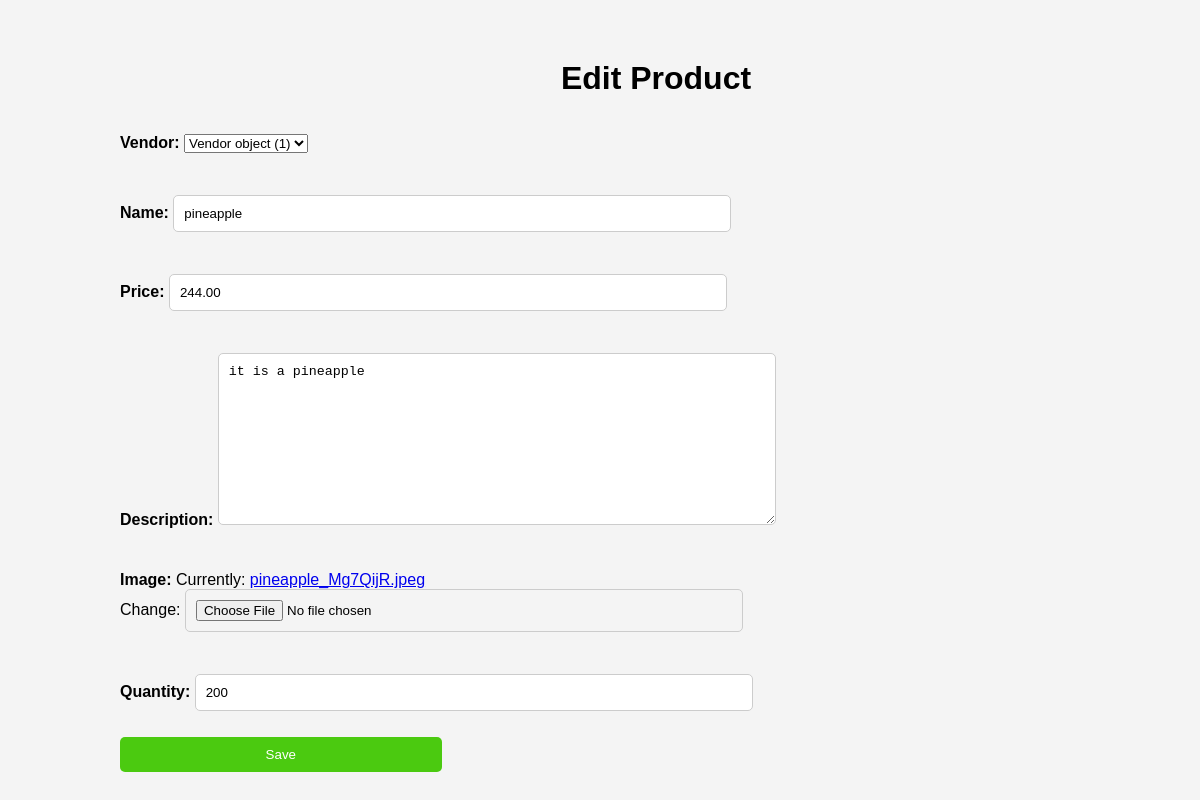
The app's page /inventory/products/edit/7/ with its own data.
### inventory/models.py (models this page shows)
class Product(models.Model):
    Vendor= models.ForeignKey(Vendor,null=True,on_delete=models.CASCADE)
    name=models.CharField(max_length=32)
    price =models.DecimalField(max_digits=8,decimal_places=2)
    description = models.TextField(max_length=20,null=True)
    image =models.ImageField()
    quantity = models.PositiveIntegerField()
    date_created=models.DateTimeField(auto_now_add=True)
    date_updated=models.DateTimeField(auto_now=True)

### inventory/views.py (the view)
# urls.py: path("products/edit/<int:id>/",product_update_view,name="product_update_view"),
def product_update_view(request, id):
    product = Product.objects.get(id=id)
    if request.method == 'POST':
        form = ProductUploadForm(request.POST, instance=product)
        if form.is_valid():
            form.save()
            return redirect("product_detail_view", id=product.id)
    else:
        form = ProductUploadForm(instance=product)
    return render(request, "inventory/edit_product.html", {'form': form})

### inventory/forms.py
class ProductUploadForm(forms.ModelForm):
    class Meta:
        model= Product
        fields ="__all__"

### templates/inventory/edit_product.html (shortened to what this page needs)
<!DOCTYPE html>
<html lang="en">
<head>
</head>
<body>
    <h1>Edit Product</h1>
     <form method="post" class="upload_form">
        {{form.as_p}}
        <button type="submit">Save</button>
    </form>
</body>
</html>

### templates/inventory/edit_product.html (style rules this page uses)
body { font-family: Arial, sans-serif; margin-left: 10%; margin-top: 5%; padding: 0; background-color: #f4f4f4; }
h1 { text-align: center; }
form { display: grid; gap: 10px; }
label { font-weight: bold; }
input[type="text"], input[type="number"], input[type="file"] { width: 50%; padding: 10px; border: 1px solid #ccc; border-radius: 5px; }
textarea { width: 50%; padding: 10px; border: 1px solid #ccc; border-radius: 5px; }
button { background-color: #4bca10; color: #fff; border: none; border-radius: 5px; padding: 10px 20px; cursor: pointer; width: 30%; }

### records on screen
Product: Vendor "Vendor object (1)", name "pineapple", price "244.00", description "it is a pineapple", quantity "200"
